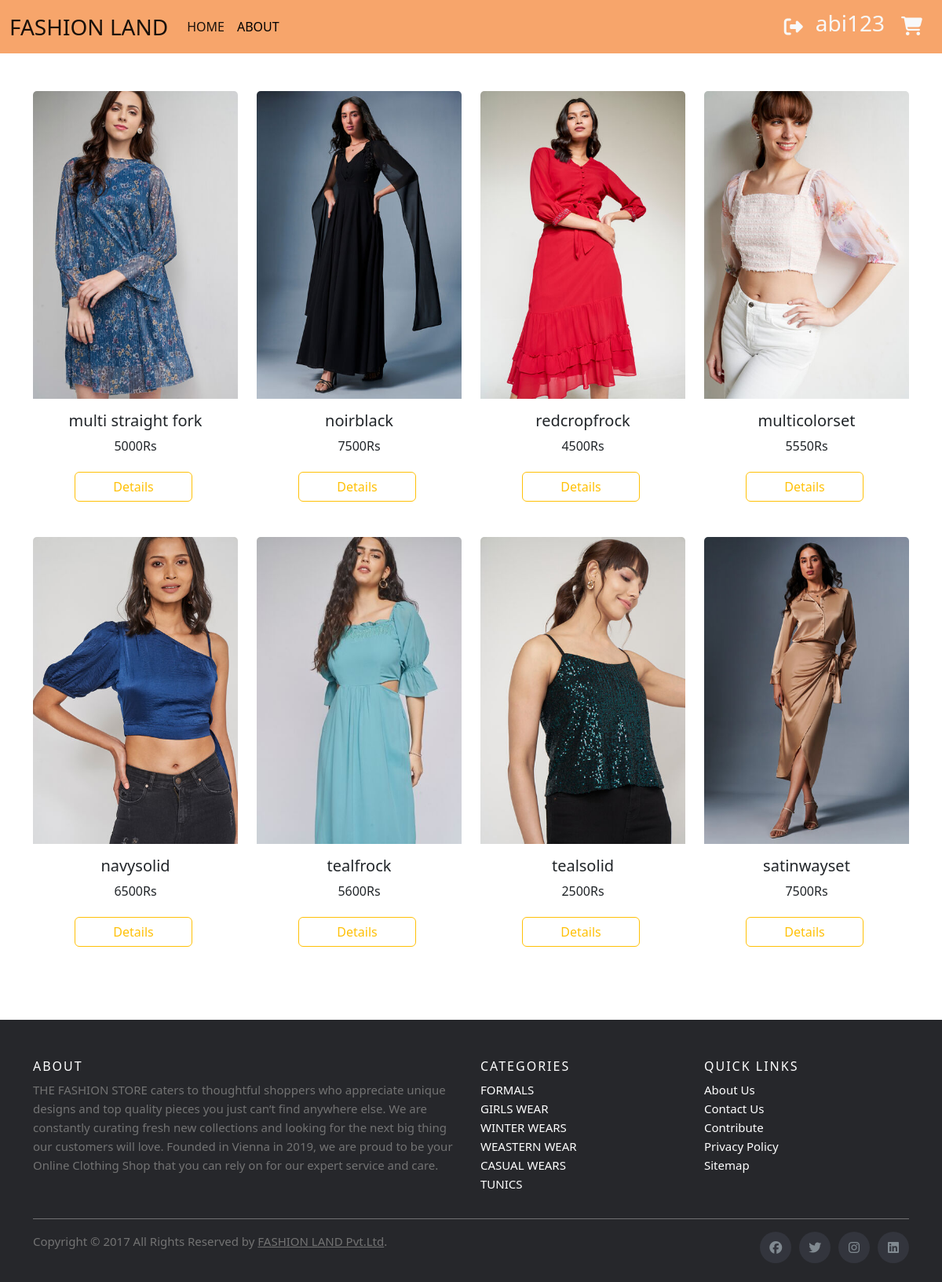
/card1/ (signed in), run on the app's committed database.
### app1/models.py (models this page shows, shortened)
class Dress(models.Model):
    name=models.CharField(max_length=250)
    price=models.IntegerField()
    brand=models.CharField(max_length=250)
    img=models.ImageField(upload_to='gallery')
    material=models.CharField(max_length=250)
    type=models.CharField(max_length=250)
    colour=models.CharField(max_length=250)

### app1/views.py (the view)
# urls.py: path('card1/', views.card1,name="card1"),
def card1(request):
    content=Dress.objects.all()
    data={
        'result':content
    }
    return render(request,'card1.html',data)

### templates/card1.html (shortened to what this page needs)
<!doctype html>
<html lang="en">
  <head>
    <link href="https://cdn.jsdelivr.net/npm/bootstrap@5.2.3/dist/css/bootstrap.min.css" rel="stylesheet">
    <link rel="stylesheet" href="https://cdnjs.cloudflare.com/ajax/libs/font-awesome/6.4.2/css/all.min.css">
    <link rel="stylesheet" href="../static/css/style.css">
  </head>
  <body>
    <nav class="navbar navbar-expand-lg " style="background-color: rgb(247, 165, 107);">
      <div class="container-fluid">
        <a class="navbar-brand fs-3" href="{% url 'home' %}">FASHION LAND</a>
        <div class="collapse navbar-collapse" id="navbarSupportedContent">
          <ul class="navbar-nav me-auto mb-2 mb-lg-0">
            <li class="nav-item">
              <a class="nav-link active" aria-current="page" href="{% url 'home' %}">HOME</a>
            </li>
            <li class="nav-item">
              <a class="nav-link fs-" style="color: black;" href="{% url 'about' %}">ABOUT</a>
            </li>
          </ul>
          {% if request.user.is_authenticated %}
          <a class="text-light  ms-auto" href="{% url 'user_logout' %}"><i class="fa-solid fa-right-from-bracket my-2  mx-2 fs-4"></i></a>
          <h3 class="  mx-2 text-light m">{{request.user.username}}</h3>
          <a href="{% url 'view_cart' %}" class="btn "><i class="fa-solid fa-cart-shopping text-light fs-4 "></i></a>
          {% endif %}
        </div>
      </div>
    </nav>
<div class="container mt-5">
    <div class="row">
      {% for i in result %}
        {% if i.brand == "blossom" %}
        <div class="col-lg-3 col-md-3 col-sm-6">
          <div class="card " style="width: 100%;">
            <div class="cd1 w-100 text-center">
              <img src="{{i.img.url}}" class="card-img-top w-100  text-center dimg" alt="...">
            </div>
              <div class="card-body text-center">
                <h5 class="card-title text-truncate" id="name" name="name">{{i.name}}</h5>
                <p class="card-text" name="price">{{i.price}}Rs</p>
                <div class=" text-center">
                <a href="{% url 'details' i.pk %}" class="btn btn-outline-warning px-5">Details</a>
                </div>
              </div>
            </div>
      </div>
        {% endif %}
      {% endfor %}
    </div>
  </div>
<footer class="site-footer mt-5">
    <div class="container">
      <div class="row">
        <div class="col-sm-12 col-md-6">
          <h6>About</h6>
          <p class="text-justify">THE FASHION STORE caters to thoughtful shoppers who appreciate unique designs and top quality pieces you just can’t find anywhere else. We are constantly curating fresh new collections and looking for the next big thing our customers will love. Founded in Vienna in 2019, we are proud to be your Online Clothing Shop that you can rely on for our expert service and care.</p>
        </div>
        <div class="col-xs-6 col-md-3">
          <h6>Categories</h6>
          <ul class="footer-links">
            <li><a href="http://scanfcode.com/category/c-language/">FORMALS</a></li>
            <li><a href="http://scanfcode.com/category/front-end-development/">GIRLS WEAR</a></li>
            <li><a href="http://scanfcode.com/category/back-end-development/">WINTER WEARS</a></li>
            <li><a href="http://scanfcode.com/category/java-programming-language/">WEASTERN WEAR</a></li>
            <li><a href="http://scanfcode.com/category/android/">CASUAL WEARS</a></li>
            <li><a href="http://scanfcode.com/category/templates/">TUNICS</a></li>
          </ul>
        </div>
        <div class="col-xs-6 col-md-3">
          <h6>Quick Links</h6>
          <ul class="footer-links">
            <li><a href="http://scanfcode.com/about/">About Us</a></li>
            <li><a href="http://scanfcode.com/contact/">Contact Us</a></li>
            <li><a href="http://scanfcode.com/contribute-at-scanfcode/">Contribute</a></li>
            <li><a href="http://scanfcode.com/privacy-policy/">Privacy Policy</a></li>
            <li><a href="http://scanfcode.com/sitemap/">Sitemap</a></li>
          </ul>
        </div>
      </div>
      <hr>
    </div>
    <div class="container">
      <div class="row">
        <div class="col-md-8 col-sm-6 col-xs-12">
          <p class="copyright-text">Copyright &copy; 2017 All Rights Reserved by
       <a href="#">FASHION LAND Pvt.Ltd</a>.
          </p>
        </div>
        <div class="col-md-4 col-sm-6 col-xs-12">
          <ul class="social-icons">
            <li><a class="facebook" href="#"><i class="fab fa-facebook"></i></a></li>
            <li><a class="twitter" href="#"><i class="fab fa-twitter"></i></a></li>
            <li><a class="instagram" href="#"><i class="fab fa-instagram"></i></a></li>
            <li><a class="linkedin" href="#"><i class="fab fa-linkedin"></i></a></li>
          </ul>
        </div>
      </div>
    </div>
  </footer>
    </body>
  </html>

### static/css/style.css (style rules this page uses)
.card { border: 0; }
.card-body a { margin:5px 5px 5px 0; }
.site-footer { background-color:#26272b; padding:45px 0 20px; font-size:15px; line-height:24px; color:#737373; }
.site-footer hr { border-top-color:#bbb; opacity:0.5 }
.site-footer h6 { color:#fff; font-size:16px; text-transform:uppercase; margin-top:5px; letter-spacing:2px }
.site-footer a { color:#737373; }
.footer-links { padding-left:0; list-style:none }
.footer-links li { display:block }
.footer-links a { color:#737373 }
.footer-links a { color: white; text-decoration:none; }
.site-footer .social-icons { text-align:right }
.site-footer .social-icons a { width:40px; height:40px; line-height:40px; margin-left:6px; margin-right:0; border-radius:100%; background-color:#33353d }
.copyright-text { margin:0 }
.social-icons { padding-left:0; margin-bottom:0; list-style:none }
.social-icons li { display:inline-block; margin-bottom:4px }
.social-icons a { background-color:#eceeef; color:#818a91; font-size:16px; display:inline-block; line-height:44px; width:44px; height:44px; text-align:center; margin-right:8px; border-radius:100%; -webkit-transition:all .2s linear; -o-transition:all .2s linear; transition:all .2s linear }
.navbar { background-color: #f5ac70; }

### data on the page
Dress: img (picture), name "multi straight fork", price "5000"
Dress: img (picture), name "noirblack", price "7500"
Dress: img (picture), name "redcropfrock", price "4500"
Dress: img (picture), name "multicolorset", price "5550"
Dress: img (picture), name "navysolid", price "6500"
Dress: img (picture), name "tealfrock", price "5600"
Dress: img (picture), name "tealsolid", price "2500"
Dress: img (picture), name "satinwayset", price "7500"

### other printed values
{{ request.user.username }} "abi123"
